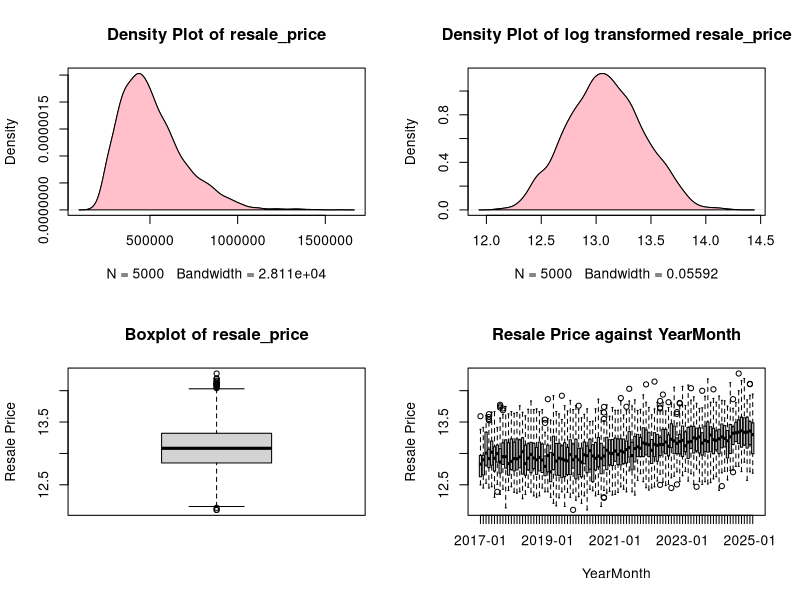
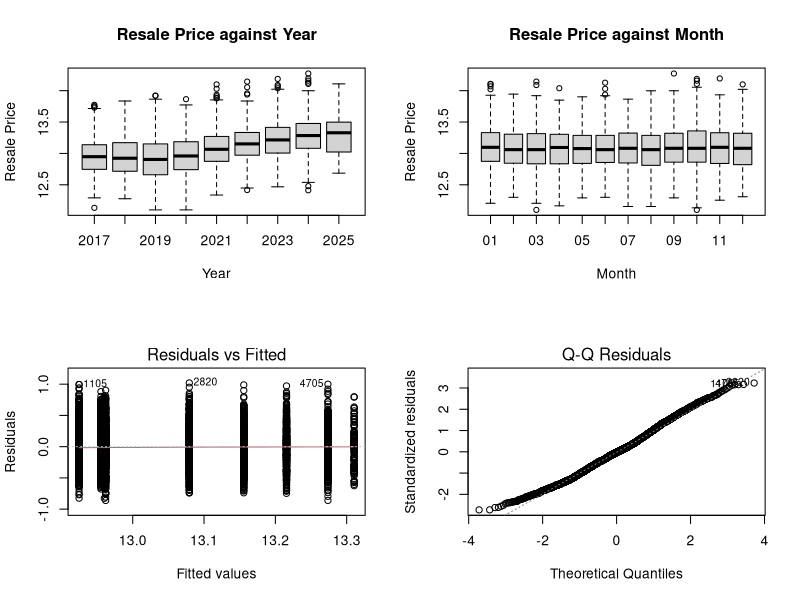
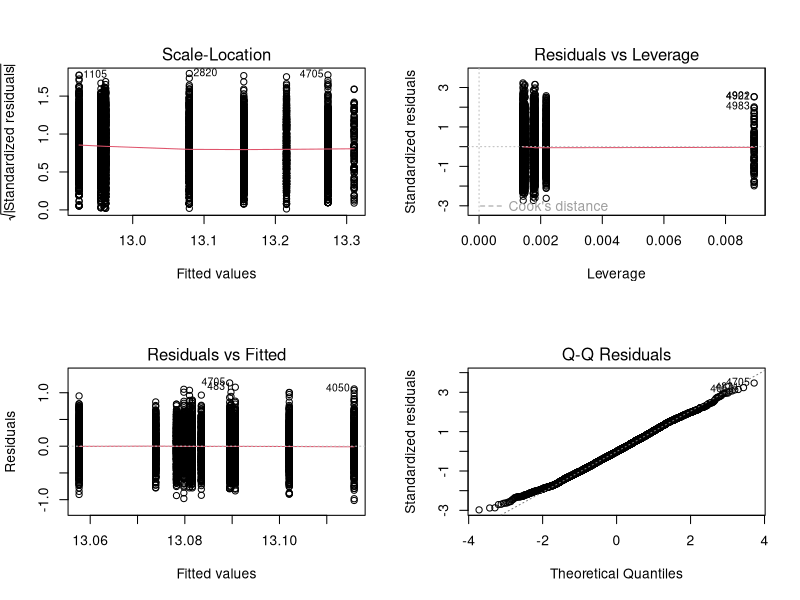
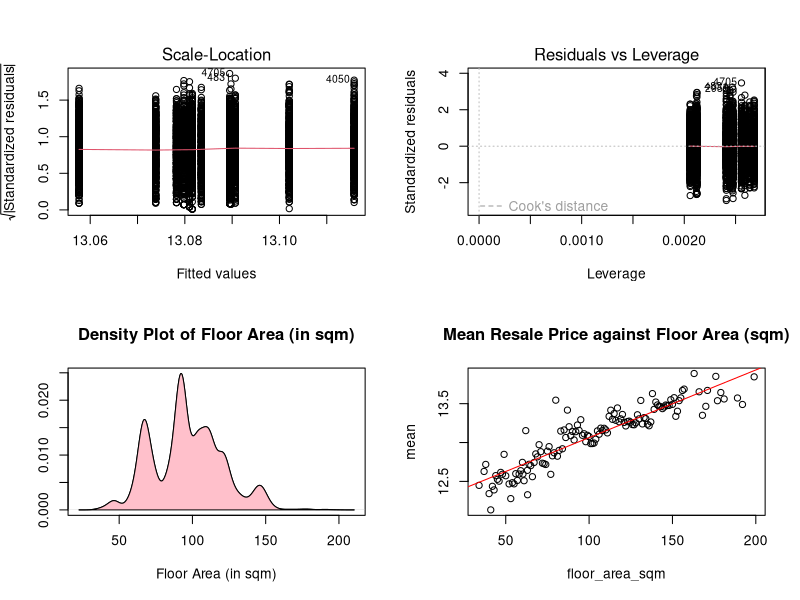
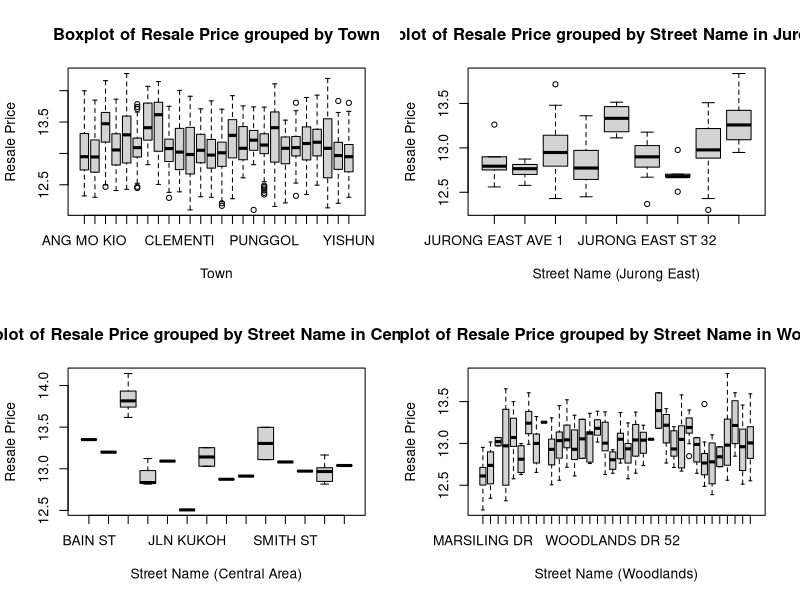
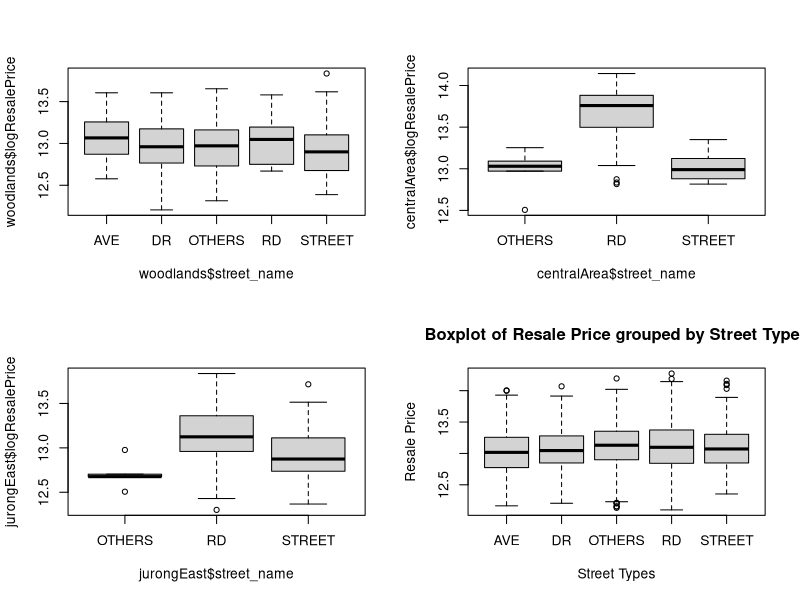
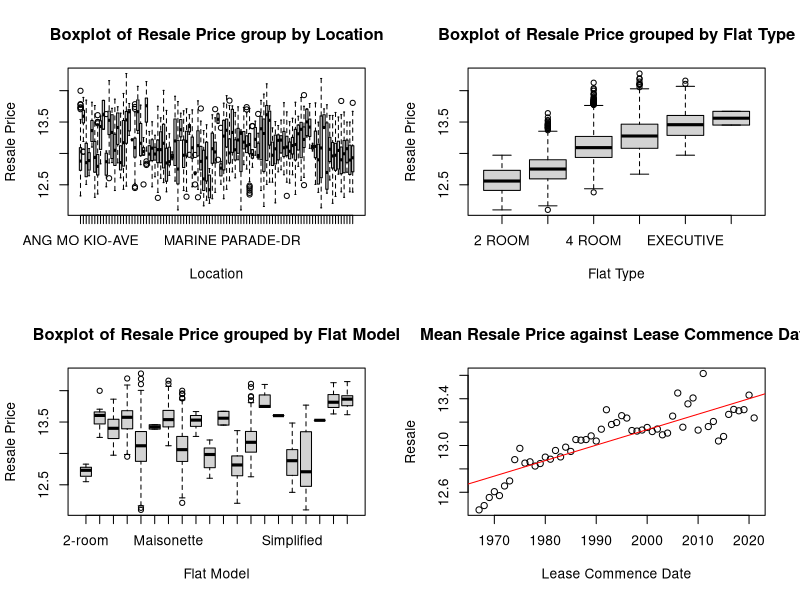
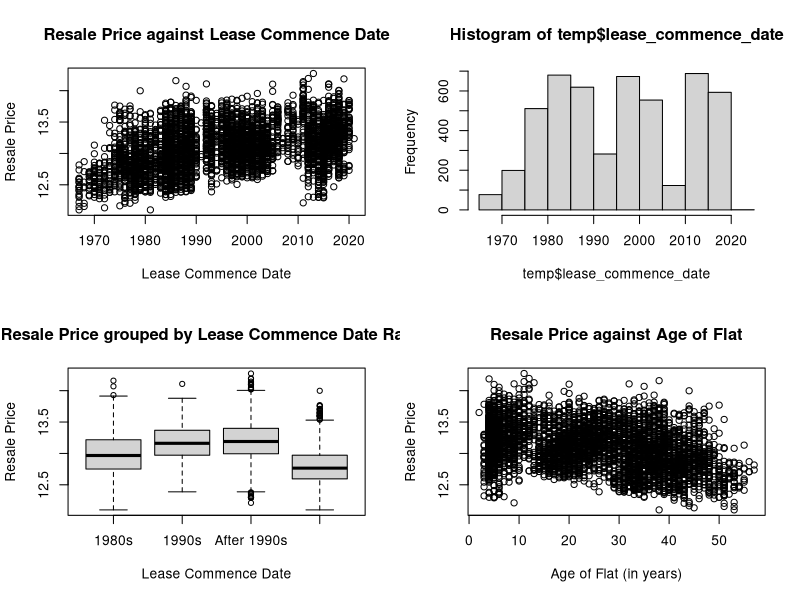

The R script that drew these images, in order: (Note: this script raises an error after producing the figures.)
#install.packages("dplyr")
library("dplyr")
options(scipen=3)
par(mfrow = c(2, 2))

setwd("/home/sad/Documents/nus/ST1131 Introduction to Statistics and Statistical Computing/assignment")

data = read.csv("hdb_2017_2025Feb_sample.csv")
# data

### Change all the plots to use logResalePrice

##### Exploratory Data Analysis
summary(data)

# No na / null values
cbind(lapply(
  lapply(data, is.na), sum)
)

temp <- data

## Response Variable
resalePrice_density <- density(temp$resale_price)
plot(resalePrice_density, main = "Density Plot of resale_price")
polygon(resalePrice_density, col="pink")

temp$logResalePrice <- log(temp$resale_price)

logResalePrice_density <- density(temp$logResalePrice)
plot(logResalePrice_density, main = "Density Plot of log transformed resale_price")
polygon(logResalePrice_density, col="pink")


boxplot(temp$logResalePrice, main = "Boxplot of resale_price", ylab = "Resale Price")

## Separate the year and the month values from the 'month' variable
temp$yearMonth <- data$month

timeTemp <- strsplit(temp$month, "-")
timeTemp <- matrix(unlist(timeTemp), ncol = 2, byrow = TRUE)
year <- timeTemp[,1]
month <- timeTemp[,2]

temp$year <- year
temp$month <- month

boxplot(temp$logResalePrice ~ temp$yearMonth, 
        main = "Resale Price against YearMonth", ylab = "Resale Price", xlab = "YearMonth")
boxplot(temp$logResalePrice ~ temp$year, 
        main = "Resale Price against Year", ylab = "Resale Price", xlab = "Year")
boxplot(temp$logResalePrice ~ temp$month, 
        main = "Resale Price against Month", ylab = "Resale Price", xlab = "Month")

yearLm <- lm(temp$logResalePrice ~ temp$year)
monthLm <- lm(temp$logResalePrice ~ temp$month)
summary(yearLm)
plot(yearLm)
summary(monthLm)
plot(monthLm)


## Drop 1 of 'floor_area_sqft' and 'floor_area_sqm', check which is more related
##cor(temp$logResalePrice, temp$floor_area_sqft)
#cor(temp$logResalePrice, temp$floor_area_sqm)
#cor(temp$floor_area_sqft, temp$floor_area_sqm)
# Both are correlated to each other by a value of 1, and have the same correlation with 'resale_price' at 0.8233237

floorAreaSqm_density <- density(temp$floor_area_sqm)
plot(floorAreaSqm_density, 
     main = "Density Plot of Floor Area (in sqm)", xlab = "Floor Area (in sqm)", ylab = "")
polygon(floorAreaSqm_density, col="pink")

meanByFloorArea <- temp %>%                           
  group_by(floor_area_sqm) %>%
  summarise_at(vars(logResalePrice),
               list(mean = mean)) %>% 
  as.data.frame()
with(meanByFloorArea, plot(floor_area_sqm, mean,
                           main = "Mean Resale Price against Floor Area (sqm)"), xlab = "Floor Area (sqm)", ylab = "Mean Resale Price")
abline(lm(mean ~ floor_area_sqm, data = meanByFloorArea), col = "red")


## Town
boxplot(temp$logResalePrice ~ temp$town,
        main = "Boxplot of Resale Price grouped by Town", xlab = "Town", ylab = "Resale Price")


## Break down Street Name, check no. of unique values
unique(temp$street_name)
table(temp$street_name)
jurongEast <- temp[temp$town == "JURONG EAST", ]
centralArea <- temp[temp$town == "CENTRAL AREA", ]
woodlands <- temp[temp$town == "WOODLANDS", ]

unique(jurongEast$street_name)
unique(centralArea$street_name)
unique(woodlands$street_name)

boxplot(jurongEast$logResalePrice ~ jurongEast$street_name,
        main = "Boxplot of Resale Price grouped by Street Name in Jurong East", xlab = "Street Name (Jurong East)", ylab = "Resale Price")
boxplot(centralArea$logResalePrice ~centralArea$street_name,
        main = "Boxplot of Resale Price grouped by Street Name in Central Area", xlab = "Street Name (Central Area)", ylab = "Resale Price") # Prices vary greatly for Central Area, depending on street name
boxplot(woodlands$logResalePrice ~ woodlands$street_name,
        main = "Boxplot of Resale Price grouped by Street Name in Woodlands", xlab = "Street Name (Woodlands)", ylab = "Resale Price")


### Two options: 
## 1. Group the different street types
## 2. Combine the information for Town and Street Name

groupStreetName <- function(streetName) {
  if (grepl("ST", streetName)) {
    return("STREET")
  }
  else if (grepl("DR", streetName)) {
    return("DR")
  }
  else if (grepl("AVE", streetName)) {
    return("AVE")
  }
  else if (grepl("RD", streetName)) {
    return("RD")
  }
  
  return("OTHERS")
}

woodlands$street_name <- sapply(woodlands$street_name, groupStreetName)
jurongEast$street_name <- sapply(jurongEast$street_name, groupStreetName)
centralArea$street_name <- sapply(centralArea$street_name, groupStreetName)
boxplot(woodlands$logResalePrice ~ woodlands$street_name)
boxplot(centralArea$logResalePrice ~ centralArea$street_name)
boxplot(jurongEast$logResalePrice ~ jurongEast$street_name)

## Option 1
temp$categorisedStreetName <- sapply(temp$street_name, groupStreetName)
table(temp$categorisedStreetName)
boxplot(temp$logResalePrice ~ temp$categorisedStreetName,
        main = "Boxplot of Resale Price grouped by Street Types", xlab = "Street Types", ylab = "Resale Price")

## Option 2
temp$location <- paste(temp$town, temp$categorisedStreetName, sep="-")
boxplot(temp$logResalePrice ~ temp$location,
        main = "Boxplot of Resale Price group by Location", xlab = "Location", ylab = "Resale Price")


## Flat Type
table(temp$flat_type)
boxplot(temp$logResalePrice ~ temp$flat_type,
        main = "Boxplot of Resale Price grouped by Flat Type", xlab = "Flat Type", ylab = "Resale Price")


## Flat Model
table(temp$flat_model)
boxplot(temp$logResalePrice ~ temp$flat_model,
        main = "Boxplot of Resale Price grouped by Flat Model", xlab = "Flat Model", ylab = "Resale Price")


## Lease Commence Date
cor(temp$logResalePrice, temp$lease_commence_date) ## 0.37, weak positive

meanByLeaseCommenceDate <- temp %>%                           
  group_by(lease_commence_date) %>%
  summarise_at(vars(logResalePrice),
               list(mean = mean)) %>% 
  as.data.frame()
with(meanByLeaseCommenceDate, plot(lease_commence_date, mean,
                                   main = "Mean Resale Price against Lease Commence Date", xlab = "Lease Commence Date", ylab = "Resale"))
abline(lm(mean ~ lease_commence_date, data = meanByLeaseCommenceDate), col = "red")

plot(temp$lease_commence_date, temp$logResalePrice,
     main = "Resale Price against Lease Commence Date", xlab = "Lease Commence Date", ylab = "Resale Price")
hist(temp$lease_commence_date)  ## Not a large number of data points for some years
table(temp$lease_commence_date)


## Try to group the lease_commence_date into ranges
categoriseLeaseCommenceDate <- function(leaseCommenceDate) {
  leaseCommenceDate <- as.numeric(leaseCommenceDate)
  if (leaseCommenceDate < 1980) {
    return("Before 1980s")
  }
  else if (leaseCommenceDate < 1990) {
    return("1980s")
  }
  else if (leaseCommenceDate < 2000) {
    return("1990s")
  }
  return("After 1990s")
}
temp$categorisedLeaseCommenceDate <- sapply(temp$lease_commence_date, categoriseLeaseCommenceDate)
boxplot(temp$logResalePrice ~ temp$categorisedLeaseCommenceDate,
        main = "Resale Price grouped by Lease Commence Date Range", xlab = "Lease Commence Date", ylab = "Resale Price")


## Try to see if the age of the flat is significant (year - lease_commence_date)
temp$age <- as.numeric(temp$year) - as.numeric(temp$lease_commence_date)
plot(temp$age, temp$logResalePrice,
     main = "Resale Price against Age of Flat", xlab = "Age of Flat (in years)", ylab = "Resale Price")

meanByAge <- temp %>%                           
  group_by(age) %>%
  summarise_at(vars(logResalePrice),
               list(mean = mean)) %>% 
  as.data.frame()
with(meanByAge, plot(age, mean, 
                     main = "Mean Resale Price against Age of Flat", xlab = "Age of Flat (in years)", ylab = "Mean Resale Price"))
abline(lm(mean ~ age, data = meanByAge), col = "red")

hist(temp$age,
     main = "Histogram of Age of Flat", xlab = "Age", ylab = "")
table(temp$age)
cor(temp$logResalePrice, temp$age)  ## -0.37, Weak negative



## Storey Range
boxplot(temp$logResalePrice ~ temp$storey_range,
        main = "Boxplot of Resale Price by Storey Range", xlab = "Storey Range", ylab = "Resale Price")
unique(temp$storey_range)

replaceStoreyRange <- function(storeyRange) {
  minStorey <- as.numeric(unlist(strsplit(storeyRange, " ")))[1]
  maxStorey <- as.numeric(unlist(strsplit(storeyRange, " ")))[3]
  
  if (maxStorey <= 10) {
    return("Low")
  }
  else if (maxStorey <= 21) {
    return("Middle")
  }
  return("High")
}

temp$categorisedStoreyRange <- sapply(temp$storey_range, replaceStoreyRange)
boxplot(temp$logResalePrice ~ temp$categorisedStoreyRange,
        main = "Boxplot of Resale Price grouped by Height Range of Flat", xlab = "Height Range", ylab = "Resale Price")



##### Building models
summary(temp)


### Model 1 - Location, age, floor_area_sqm, flat_type_flat_model, categorisedStoreyRange 
model1Data <- subset(temp, select = c(logResalePrice, location, age, floor_area_sqft, flat_type, flat_model, categorisedStoreyRange))
summary(model1Data)
model1 <- lm(logResalePrice ~ ., data = model1Data)
summary(model1)
plot(model1)

model1Data[4862, ]
model1Data[4867, ]
model1Data[5010, ]
model1Data[3446, ]
model1Data[311, ]
model1Data[308, ]

## Try removing the POIs and see what effect it has on the model
testModelData <- model1Data[-c(3926, 4867, 5010, 3446, 311, 308), ]
testModel <- lm(logResalePrice ~ ., data = testModelData)
summary(testModel)
plot(testModel)
## Introduces more POIs => Likely related to the large amount of outliers


### Model 2 - Town, Street_name, age, floor_area_sqm, flat_type, flat_model, categorisedStoreyRange
model2Data <- subset(temp, select = c(logResalePrice, town, street_name, age, floor_area_sqm, flat_type, flat_model, categorisedStoreyRange))
summary(model2Data)
model2 <- lm(logResalePrice ~ ., data = model2Data)
summary(model2)
plot(model2)


### Model 3 - Town, CategorisedStreetName, age, floor_area_sqm, flat_type, flat_model, categorisedStoreyRange
model3Data <- subset(temp, select = c(logResalePrice, town, categorisedStreetName, age, floor_area_sqm, flat_type, flat_model, categorisedStoreyRange))
summary(model3Data)
model3 <- lm(logResalePrice ~ ., data = model3Data)
summary(model3)
plot(model3)


#### Trying new regressors
cor(temp$age, as.numeric(temp$year))  ## 0.1387
cor(temp$age, as.numeric(temp$month))  ## -0.033
cor(temp$age, as.numeric(temp$lease_commence_date))  ## -0.9953, do not put age and lease_commence_date together in the same model as a regressor
summary(temp$age)

categoriseFlatAge <- function(age) {
  if (age <= 15) {
    return("Young")
  }
  return("Old")
}
temp$categorisedAge <- sapply(temp$age, categoriseFlatAge)
boxplot(temp$resale_price ~ temp$categorisedAge)   ## Not statistically significant

### Model 4 - location, age, floor_area_sqft, flat_type, flat_model, categorisedStoreyRange, yearMonth
model4Data <- subset(temp, select = c(logResalePrice, location, age, floor_area_sqft, flat_type, flat_model, categorisedStoreyRange, yearMonth))
summary(model4Data)
model4 <- lm(logResalePrice ~ ., data = model4Data)
summary(model4)
plot(model4)

### Model 5 - location, floor_area_sqft, flat_type, flat_model, categorisedStoreyRange, yearMonth, lease_commence_date
model5Data <- subset(temp, select = c(logResalePrice, location, floor_area_sqft, flat_type, flat_model, categorisedStoreyRange, yearMonth, lease_commence_date))
summary(model5Data)
model5 <- lm(logResalePrice ~ ., data = model5Data)
summary(model5)
plot(model5)

### Model 6
model6Data <- subset(temp, select = c(logResalePrice, town, categorisedStreetName, floor_area_sqft, flat_type, flat_model, categorisedStoreyRange, yearMonth, age))
summary(model6Data)
model6 <- lm(logResalePrice ~ . + (yearMonth * age) + (flat_type * flat_model), data = model6Data)
summary(model6)
plot(model6)

### Model 7
model7Data <- subset(temp, select = c(logResalePrice, town, categorisedStreetName, floor_area_sqft, flat_type, flat_model, categorisedStoreyRange, yearMonth, age))
summary(model7Data)
model7 <- lm(logResalePrice ~ . + (yearMonth * age), data = model7Data)
summary(model7)
plot(model7)

### Model 8
model8Data <- subset(temp, select = c(logResalePrice, town, categorisedStreetName, floor_area_sqft, flat_type, flat_model, categorisedStoreyRange, yearMonth, age))
summary(model8Data)
model8 <- lm(logResalePrice ~ ., data = model8Data)
summary(model8)
plot(model8)
